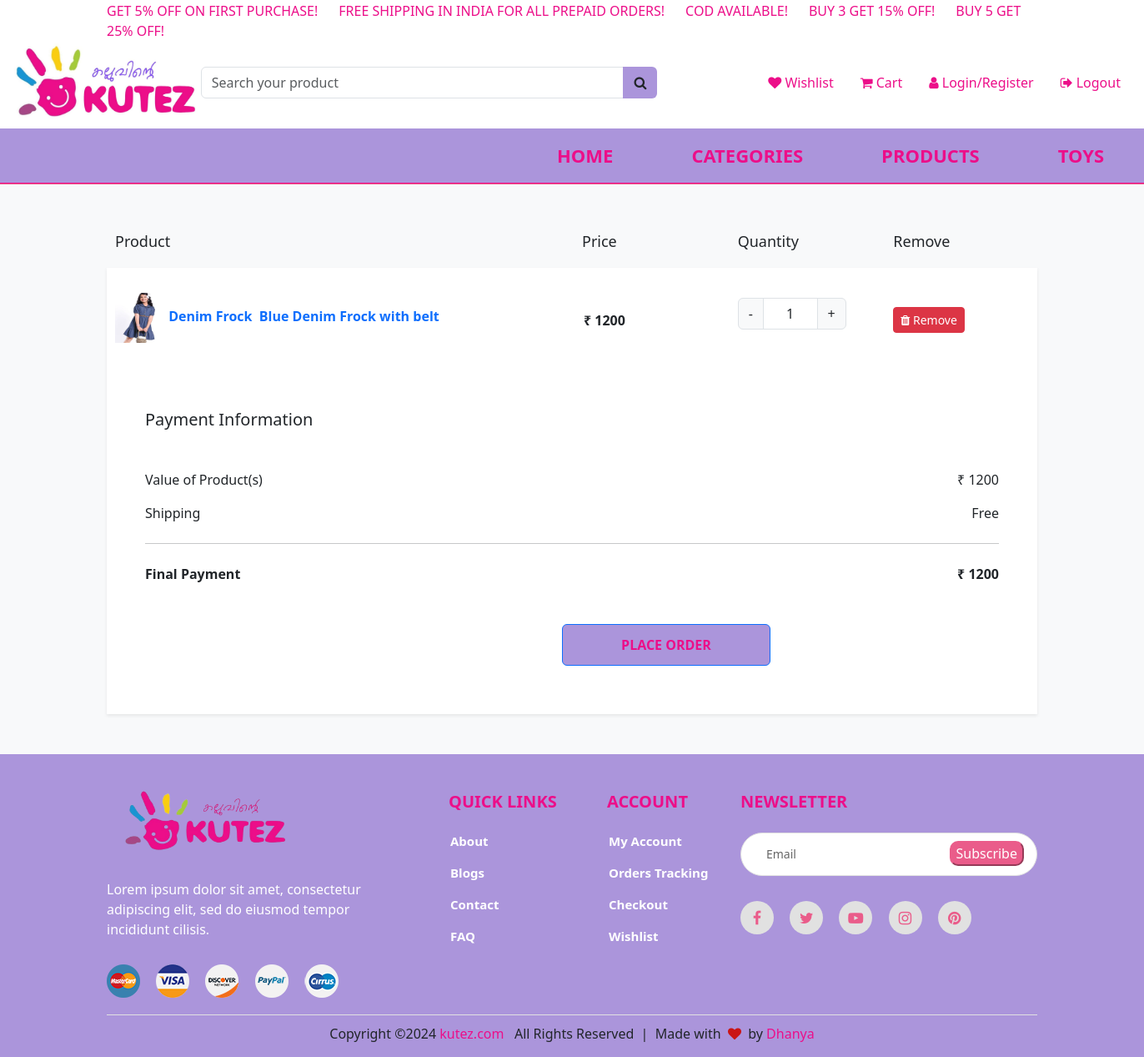
Page /cart/ on the committed database.
### shop/models.py (models this page shows, shortened)
class CartItem(models.Model):
    product = models.ForeignKey(Product, on_delete=models.CASCADE)
    quantity = models.PositiveIntegerField(default=1)
    created_at = models.DateTimeField(auto_now_add=True)

class Product(models.Model):
    name = models.CharField(max_length=250, unique=True, default=1)
    slug = models.SlugField()
    color = models.CharField(max_length=250, default="Black")
    description = models.TextField(blank=True)
    price = models.DecimalField(max_digits=10, decimal_places=2, default=1)
    category = models.ForeignKey(Category, on_delete=models.CASCADE, default=1)
    brand = models.CharField(max_length=250, default="Babyhug")
    image = models.ImageField(upload_to='products', blank=True)
    stock = models.IntegerField()
    available = models.BooleanField(default=True)
    created = models.DateTimeField(auto_now_add = True)
    updated = models.DateTimeField(auto_now = True)
    class Meta:
        ordering = ('name',)
        verbose_name = 'product'
        verbose_name_plural = 'products'

### shop/views.py (the view)
# urls.py: path('cart/',cart, name='cart'),
def cart(request):
    cart_items = CartItem.objects.all()
    total_price = sum(item.product.price * item.quantity for item in cart_items)
    return render(request, 'cart.html', {'cart_items': cart_items, 'total_price': total_price})

### templates/cart.html (shortened to what this page needs)
{% extends 'base.html' %}
{% load static %}
{% block content %}
<div class="py-3 py-md-5 bg-light">
  <div class="container">
    <div class="row">
      <div class="col-md-12">
        <div class="shopping-cart">
          {% if cart_items %}
          <div class="cart-header d-none d-sm-none d-mb-block d-lg-block">
            <div class="row">
              <div class="col-md-6">
                <h4>Product</h4>
              </div>
              <div class="col-md-2">
                <h4>Price</h4>
              </div>
              <div class="col-md-2">
                <h4>Quantity</h4>
              </div>
              <div class="col-md-2">
                <h4>Remove</h4>
              </div>
            </div>
          </div>
          <div class="cart-item">
            {% for item in cart_items %}
            <div class="row product_data" style="margin-top: 20px;">
              <div class="col-md-6 my-auto">
                <a href="">
                  <label class="product-name">
                    <img src="{{item.product.image.url}}" style="width: 60px; height: 60px" alt="">
                    {{ item.product.name }} &nbsp;{{ item.product.description }}
                  </label>
                </a>
              </div>
              <div class="col-md-2 my-auto">
                <label class="price">₹ {{ item.product.price | stringformat:'d' }}</label>
              </div>
              <div class="col-md-2 col-7 my-auto">
                {% if item.product.stock >= item.quantity %}
                <div class="col-md-3 my-auto">
                  <div class="input-group text-center mb-3" style="width: 130px;">
                    <button class="input-group-text changeQuantity decrement-btn">-</button>
                    <input type="text" name="quantity" class="form-control qty-input text-center" value="{{ item.quantity }}" />
                    <button class="input-group-text changeQuantity increment-btn">+</button>
                  </div>
                </div>
                {% else %}
                <h6>Out of stock</h6>
                {% endif %}
              </div>
              <div class="col-md-2 col-5 my-auto">
                <div class="remove">
                  <a href="{% url 'remove_from_cart' cart_item_id=item.id %}" class="btn btn-danger btn-sm">
                    <i class="fa fa-trash"></i> Remove
                  </a>
                </div>
              </div>
            </div>
            {% endfor %}
            <div class="container-fluid" style="margin-top: 50px;">
              <section class="shadow-4 p-4 rounded-5 mb-4">
                <h5 class="mb-5">Payment Information</h5>
                <div class="d-flex justify-content-between mb-3">
                  <span>Value of Product(s)</span>
                  <span>₹ {{ total_price | stringformat:'d' }}</span>
                </div>
                <div class="d-flex justify-content-between">
                  <span>Shipping </span>
                  <span>Free</span>
                </div>
                <hr class="my-4" />
                <div class="d-flex justify-content-between fw-bold mb-5">
                  <span>Final Payment</span>
                  <span>₹ {{ total_price | stringformat:'d' }}</span>
                </div>
               <a href="{% url 'checkout' %}"><button type="button" class="btn btn-primary btn-rounded"
                  style="width: 250px; height: 50px; margin-left: 500px; background-color: #ab95db; color: #ec0e89; font-weight: bolder;">
                  PLACE ORDER
                </button>
              </a>
              </section>
            </div>
          </div>
          {% else %}
          <img src="{% static 'images/empty-cart.jpeg' %}" alt="" style="margin-left: 380px; width: 550px;">
          {% endif %}
        </div>
      </div>
    </div>
  </div>
</div>
{% endblock %}

### static/css/cart.css (style rules this page uses)
.shopping-cart .cart-header { padding: 10px; }
.shopping-cart .cart-header h4 { font-size: 18px; margin-bottom: 0px; }
.shopping-cart .cart-item a { text-decoration: none; }
.shopping-cart .cart-item { background-color: #fff; box-shadow: 0 0.125rem 0.25rem rgb(0 0 0 / 8%); padding: 10px 10px; margin-top: 10px; }
.shopping-cart .cart-item .product-name { font-size: 16px; font-weight: 600; width: 100%; white-space: nowrap; text-overflow: ellipsis; overflow: hidden; cursor: pointer; }
.shopping-cart .cart-item .price { font-size: 16px; font-weight: 600; padding: 4px 2px; }

### rows in the picture
CartItem: product.image (picture), product.name "Denim Frock", product.description "Blue Denim Frock with belt", product.price "1200", quantity "1"

### other values in the picture
{{ total_price | stringformat:'d' }} "1200"
